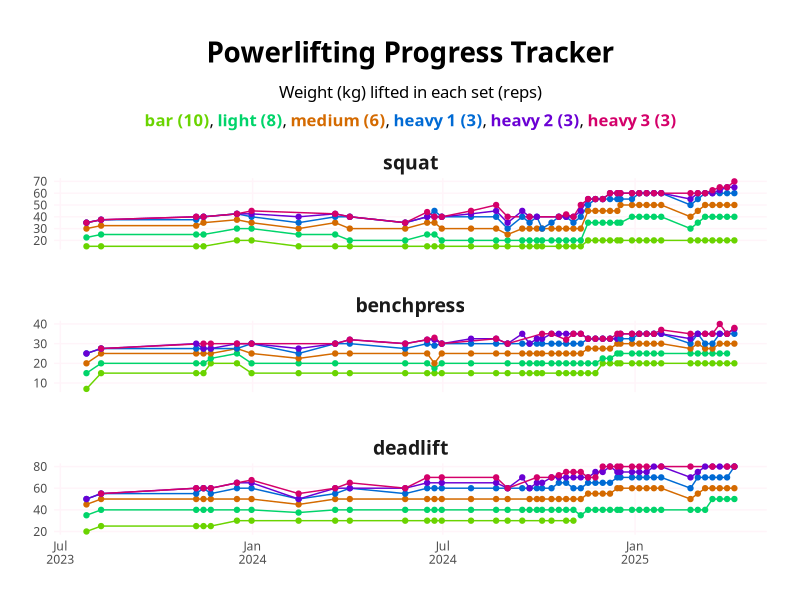
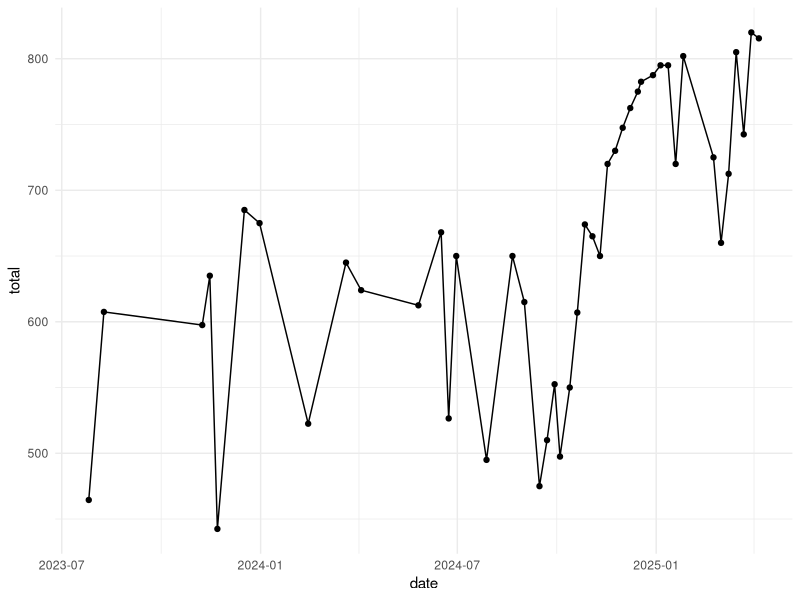
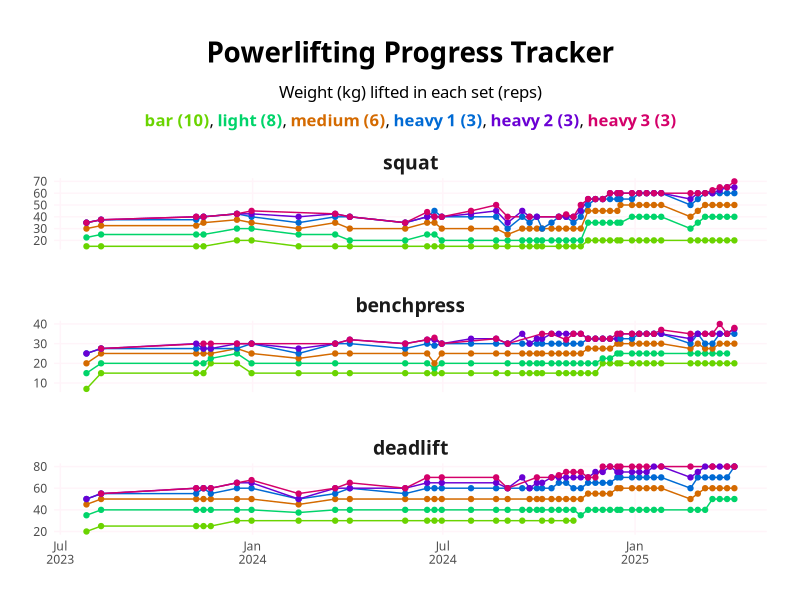

R code for these plots, in order: (Note: this script raises an error after producing the figures.)
library(ggplot2)
library(dplyr)
library(readr)
library(ggtext)
library(ragg)
#library(marquee) #currently causing R to crash but would like to return to
# using marquee when I can figure out what's going on with this.

# Data
lifting_data <- read_csv("powerlifting_tracker.csv", col_types = "Dccidc")

# Plot data
plot_data <- lifting_data |>
  filter(!(set %in% c("one_rep", "two_rep", "heavy_4"))) |>
  filter(!is.na(weight)) |>
  filter(date != as.Date("2024-11-14")) |> # PT session is different
  filter(date != as.Date("2024-12-11")) |> # PT session is different
  mutate(
    lift = factor(lift, levels = c("squat", "benchpress", "deadlift"))
  ) |>
  mutate(
    set = factor(
      set,
      levels = c("bar", "light", "medium", "heavy_1", "heavy_2", "heavy_3")
    )
  )

set_colours <- c(
  bar = "#6AD400",
  light = "#00D46A",
  medium = "#D46A00",
  heavy_1 = "#006AD4",
  heavy_2 = "#6A00D4",
  heavy_3 = "#D4006A"
)

#subtitle_marquee <- "Weight (kg) lifted in each set (reps): **{#6AD400 bar (10)}**, **{#00D46A light (8)}**, **{#D46A00 medium (6)}**, **{#006AD4 heavy 1 (3)}**, **{#6A00D4 heavy 2 (3)}**, and **{#D4006A heavy 3 (3)}**."

# Create the faceted plot
ggplot(plot_data, aes(x = date, y = weight, color = set, group = set)) +
  geom_line() +
  geom_point() +
  facet_wrap(~lift, ncol = 1, strip.position = "top", scale = "free_y") +
  labs(
    title = "Powerlifting Progress Tracker",
    subtitle = "Weight (kg) lifted in each set (reps)<br>
      **<span style = 'color:#6AD400;'>bar (10)</span>**, 
      **<span style = 'color:#00D46A;'>light (8)</span>**, 
      **<span style = 'color:#D46A00;'>medium (6)</span>**, 
      **<span style = 'color:#006AD4;'>heavy 1 (3)</span>**, 
      **<span style = 'color:#6A00D4;'>heavy 2 (3)</span>**, 
      **<span style = 'color:#D4006A;'>heavy 3 (3)</span>**",
    color = NULL
  ) +
  scale_color_manual(values = set_colours) +
  scale_x_date(date_labels = "%b\n%Y") +
  theme_minimal() +
  theme(
    legend.position = "none",
    axis.title.x = element_blank(),
    axis.title.y = element_blank(),
    strip.text = element_text(size = 14, hjust = 0.5, face = "bold"),
    #strip.background = element_rect(fill = "white", color = "gray90"),
    text = element_text(family = "LEMON MILK Pro"),
    panel.spacing = unit(2, "lines"),
    panel.grid.minor = element_blank(),
    panel.grid.major = element_line(colour = "#FFF4F9"),
    plot.title = element_text(
      size = 20,
      margin = margin(6, 0, 12, 0),
      face = "bold",
      hjust = 0.5
    ),
    #plot.subtitle = marquee::element_marquee(),
    plot.subtitle = element_textbox_simple(
      size = 12,
      margin = margin(0, 0, 12, 0),
      lineheight = 1.7,
      halign = 0.5
    ),
    plot.margin = margin(rep(24, 4))
  )

ggsave(
  "powerlifting_plot.png",
  width = 9,
  height = 7,
  bg = "white",
  device = agg_png,
  res = 320,
  unit = "in"
)


# Total weight -----------------------------------------------------------

total_weight <- lifting_data |>
  filter(!(set %in% c("one_rep", "two_rep", "heavy_4"))) |>
  filter(!is.na(weight)) |>
  filter(date != as.Date("2024-11-14")) |> # PT session is different
  filter(date != as.Date("2024-12-11")) |> # PT session is different
  summarise(total = sum(weight), .by = date)

ggplot(total_weight, aes(date, total)) +
  geom_point() +
  geom_line() +
  theme_minimal()

lift_data <- lifting_data |>
  filter(!is.na(weight)) |>
  filter(date != as.Date("2024-11-14")) |> # PT session is different
  filter(date != as.Date("2024-12-11")) |> # PT session is different
  summarise(total = sum(weight), .by = c(date, lift)) |>
  mutate(
    lift = factor(lift, levels = c("deadlift", "benchpress", "squat"))
  )

lift_colours <- c(
  a = "#6AD400",
  b = "#00D46A",
  c = "#D46A00",
  squat = "#006AD4",
  benchpress = "#6A00D4",
  deadlift = "#D4006A"
)

ggplot(lift_data, aes(date, total)) +
  geom_bar(aes(fill = lift), stat = "identity") +
  scale_color_manual(values = lift_colours) +
  theme_minimal() +
  theme(
    #legend.position = "none",
    axis.title.x = element_blank(),
    axis.title.y = element_blank(),
    strip.text = element_text(size = 14, hjust = 0, face = "bold"), # Left-align the strip text
    #strip.background = element_rect(fill = "white", color = "gray90"),
    text = element_text(family = "figtree"),
    plot.title.position = "plot",
    plot.title = element_text(size = 20, margin = margin(6, 0, 12, 0)),
    plot.subtitle = element_marquee(width = 1),
    # plot.subtitle = element_textbox_simple(
    #   margin = margin(0, 0, 12, 0),
    #   lineheight = 1.3
    # ),
    plot.margin = margin(rep(18, 4))
  )
